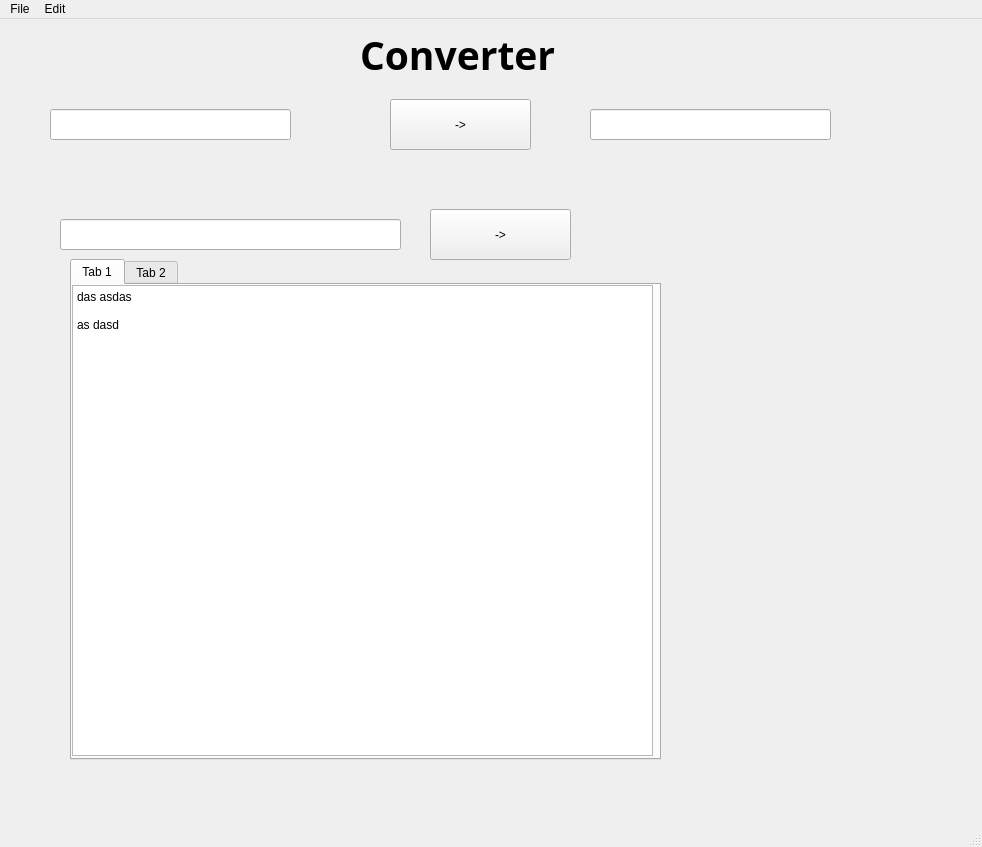
<?xml version="1.0" encoding="UTF-8"?>
<ui version="4.0">
 <class>MainWindow</class>
 <widget class="QMainWindow" name="MainWindow">
  <property name="enabled">
   <bool>true</bool>
  </property>
  <property name="geometry">
   <rect>
    <x>0</x>
    <y>0</y>
    <width>982</width>
    <height>847</height>
   </rect>
  </property>
  <property name="windowTitle">
   <string>IDEddit</string>
  </property>
  <widget class="QWidget" name="centralwidget">
   <widget class="QPushButton" name="convertCur">
    <property name="geometry">
     <rect>
      <x>390</x>
      <y>80</y>
      <width>141</width>
      <height>51</height>
     </rect>
    </property>
    <property name="text">
     <string>-&gt;</string>
    </property>
   </widget>
   <widget class="QLineEdit" name="euro">
    <property name="geometry">
     <rect>
      <x>50</x>
      <y>90</y>
      <width>241</width>
      <height>31</height>
     </rect>
    </property>
   </widget>
   <widget class="QLineEdit" name="dollar">
    <property name="enabled">
     <bool>true</bool>
    </property>
    <property name="geometry">
     <rect>
      <x>590</x>
      <y>90</y>
      <width>241</width>
      <height>31</height>
     </rect>
    </property>
   </widget>
   <widget class="QLabel" name="label">
    <property name="geometry">
     <rect>
      <x>360</x>
      <y>0</y>
      <width>221</width>
      <height>71</height>
     </rect>
    </property>
    <property name="font">
     <font>
      <family>Analecta</family>
      <pointsize>29</pointsize>
      <weight>75</weight>
      <bold>true</bold>
     </font>
    </property>
    <property name="text">
     <string>Converter</string>
    </property>
   </widget>
   <widget class="QLineEdit" name="newItem">
    <property name="geometry">
     <rect>
      <x>60</x>
      <y>200</y>
      <width>341</width>
      <height>31</height>
     </rect>
    </property>
   </widget>
   <widget class="QPushButton" name="addItem">
    <property name="geometry">
     <rect>
      <x>430</x>
      <y>190</y>
      <width>141</width>
      <height>51</height>
     </rect>
    </property>
    <property name="text">
     <string>-&gt;</string>
    </property>
   </widget>
   <widget class="QTabWidget" name="tabWidget">
    <property name="geometry">
     <rect>
      <x>70</x>
      <y>240</y>
      <width>591</width>
      <height>501</height>
     </rect>
    </property>
    <property name="currentIndex">
     <number>0</number>
    </property>
    <widget class="QWidget" name="tab">
     <attribute name="title">
      <string>Tab 1</string>
     </attribute>
     <widget class="QPlainTextEdit" name="plainTextEdit">
      <property name="geometry">
       <rect>
        <x>0</x>
        <y>0</y>
        <width>581</width>
        <height>471</height>
       </rect>
      </property>
      <property name="plainText">
       <string>das asdas 

as dasd</string>
      </property>
     </widget>
    </widget>
    <widget class="QWidget" name="tab_2">
     <attribute name="title">
      <string>Tab 2</string>
     </attribute>
     <widget class="QListWidget" name="listWidget">
      <property name="geometry">
       <rect>
        <x>0</x>
        <y>0</y>
        <width>581</width>
        <height>471</height>
       </rect>
      </property>
     </widget>
    </widget>
   </widget>
  </widget>
  <widget class="QMenuBar" name="menubar">
   <property name="geometry">
    <rect>
     <x>0</x>
     <y>0</y>
     <width>982</width>
     <height>21</height>
    </rect>
   </property>
   <widget class="QMenu" name="menudasdas">
    <property name="title">
     <string>File</string>
    </property>
   </widget>
   <widget class="QMenu" name="menuEdit">
    <property name="title">
     <string>Edit</string>
    </property>
   </widget>
   <addaction name="menudasdas"/>
   <addaction name="menuEdit"/>
  </widget>
  <widget class="QStatusBar" name="statusbar"/>
 </widget>
 <resources/>
 <connections/>
</ui>
